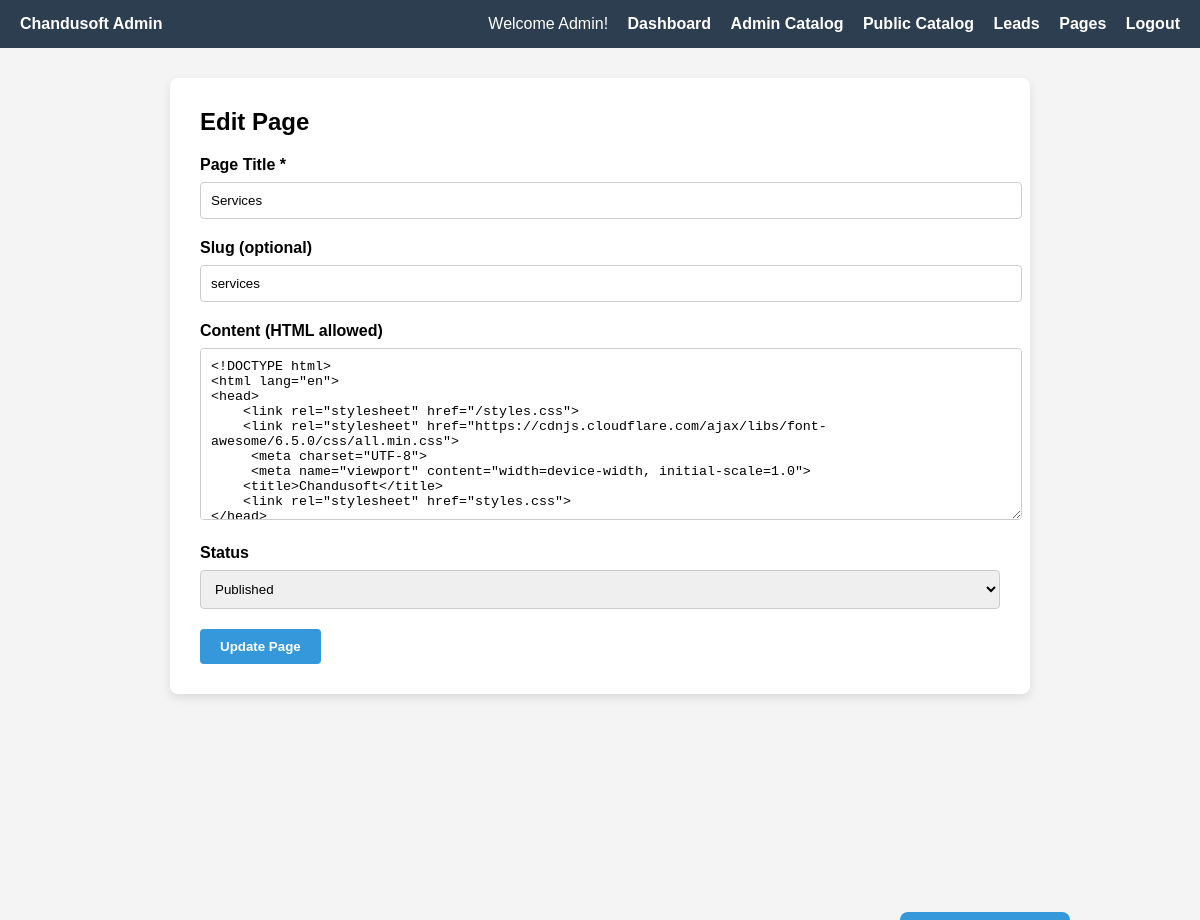
Before: /admin/edit.php?id=2 (signed in) with the older database file.
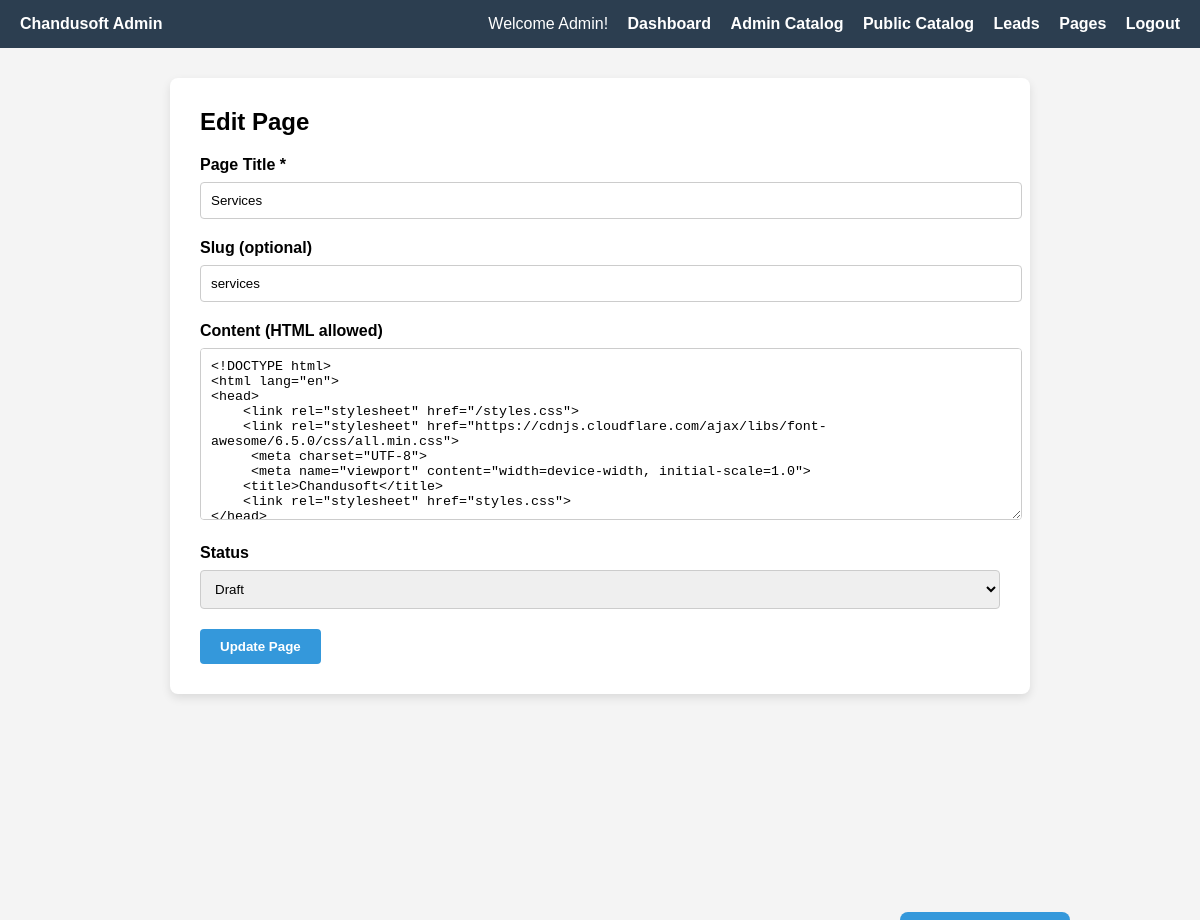
After: the same page with the newer database file.
### tables this page shows
CREATE TABLE `pages` (
  `id` int NOT NULL AUTO_INCREMENT,
  `title` varchar(255) NOT NULL,
  `slug` varchar(255) NOT NULL,
  `content_html` text,
  `status` enum('draft','published','archived') DEFAULT 'draft',
  `updated_at` datetime DEFAULT CURRENT_TIMESTAMP ON UPDATE CURRENT_TIMESTAMP,
  PRIMARY KEY (`id`),
  UNIQUE KEY `slug` (`slug`)
);

### admin/edit.php (the view, shortened to what this page needs)
<?php
require_once '../app/config.php';
$user = $_SESSION['user'] ?? [];
$role = htmlspecialchars(ucfirst($user['role'] ?? 'Editor'));
$id = $_GET['id'] ?? null;
try {
    $stmt = $pdo->prepare("SELECT * FROM pages WHERE id = ?");
    $stmt->execute([$id]);
    $page = $stmt->fetch();
    $content_html = $page['content_html'] ?? '';
} catch (PDOException $e) {
    die("Database error: " . $e->getMessage());
}
?>
<!DOCTYPE html>
<html>
<head>
</head>
<body>
<div class="navbar">
    <div><strong>Chandusoft Admin</strong></div>
    <div class="links">
        Welcome <?= $role ?>!
        <a href="/app/dashboard.php">Dashboard</a>
    <?php if ($role === 'Admin'): ?>
        <a href="/admin/catalog.php">Admin Catalog</a>
        <a href="/public/catalog.php">Public Catalog</a>
    <?php elseif ($role === 'Editor'): ?>
        <a href="/public/catalog.php">Public Catalog</a>
    <?php endif; ?>
        <a href="/admin/admin-leads.php">Leads</a>
        <a href="/admin/pages.php">Pages</a>
        <a href="/admin/logout.php">Logout</a>
    </div>
</div>
<div class="container">
    <h2>Edit Page</h2>
    <form method="POST">
        <label for="title">Page Title *</label>
        <input type="text" name="title" id="title" required value="<?= htmlspecialchars($page['title']) ?>">
        <label for="slug">Slug (optional)</label>
        <input type="text" name="slug" id="slug" placeholder="auto-generated-if-empty" value="<?= htmlspecialchars($page['slug']) ?>">
        <label for="content_html">Content (HTML allowed)</label>
        <textarea name="content_html" id="content_html" rows="10"><?= htmlspecialchars($content_html) ?></textarea>
        <label for="status">Status</label>
        <select name="status" id="status">
            <option value="published" <?= $page['status'] === 'published' ? 'selected' : '' ?>>Published</option>
            <option value="draft" <?= $page['status'] === 'draft' ? 'selected' : '' ?>>Draft</option>
        </select>
        <button type="submit">Update Page</button>
    <a href="pages.php" class="back-button">← Back to Pages</a>
    </form>
</div>
</body>
</html>

Changed rows visible on the page:
changed pages "Services": status "Published" → "Draft"
